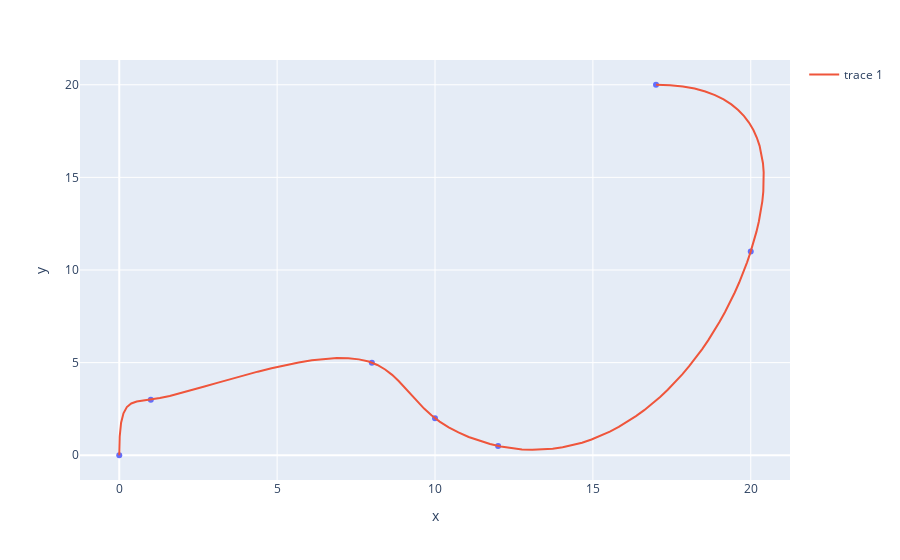

Notebook code cell kept with this figure:
### Markdown cell above
## Cubic Spline Interpolation with derivatives

### Code cell
from cadcore.fitting import interpolate_cubic_spline_curve_w_derivative
from geomdl import fitting
import numpy as np
import plotly.express as px

points = [(0,0), (1,3), (8,5), (10,2), (12,0.5), (20,11), (17,20)]
p = np.array(points)

derivatives = [(0,22), (-12, 0)]

# curve = fitting.interpolate_curve(points, degree=3)
curve = interpolate_cubic_spline_curve_w_derivative(points, derivatives)
curvepts = np.array(curve.evalpts)

fig = px.scatter(x=p[:,0], y=p[:,1])
fig.add_scatter(x=curvepts[:,0], y=curvepts[:,1], mode="lines")

### Figure 1 — Plotly figure (JSON) as saved in the notebook; plotly's stock layout.template omitted (floating-point values rounded to 4 significant figures)
{"data": [{"hovertemplate": "x=%{x}<br>y=%{y}<extra></extra>", "legendgroup": "", "marker": {"color": "#636efa", "symbol": "circle"}, "mode": "markers", "name": "", "orientation": "v", "showlegend": false, "type": "scatter", "x": [0, 1, 8, 10, 12, 20, 17], "xaxis": "x", "y": [0, 3, 5, 2, 0.5, 11, 20], "yaxis": "y"}, {"mode": "lines", "type": "scatter", "x": [0, 0.01449, 0.05867, 0.1336, 0.2402, 0.3797, 0.553, 0.7613, 1.005, 1.286, 1.599, 1.941, 2.309, 2.697, 3.103, 3.523, 3.952, 4.386, 4.822, 5.256, 5.683, 6.101, 6.504, 6.89, 7.254, 7.592, 7.9, 8.175, 8.42, 8.642, 8.848, 9.045, 9.241, 9.441, 9.655, 9.888, 10.15, 10.43, 10.74, 11.07, 11.4, 11.74, 12.08, 12.42, 12.75, 13.08, 13.41, 13.73, 14.04, 14.35, 14.66, 14.96, 15.25, 15.54, 15.82, 16.09, 16.36, 16.63, 16.88, 17.13, 17.37, 17.61, 17.83, 18.05, 18.26, 18.46, 18.66, 18.84, 19.02, 19.19, 19.34, 19.49, 19.63, 19.76, 19.88, 19.99, 20.09, 20.18, 20.26, 20.32, 20.37, 20.4, 20.41, 20.41, 20.39, 20.34, 20.28, 20.19, 20.08, 19.95, 19.79, 19.6, 19.39, 19.14, 18.87, 18.56, 18.22, 17.85, 17.44, 17], "y": [0, 1.012, 1.753, 2.267, 2.599, 2.794, 2.896, 2.95, 3.001, 3.085, 3.203, 3.35, 3.52, 3.708, 3.906, 4.111, 4.315, 4.512, 4.698, 4.866, 5.011, 5.126, 5.206, 5.245, 5.237, 5.176, 5.056, 4.874, 4.631, 4.34, 4.01, 3.653, 3.278, 2.896, 2.518, 2.155, 1.816, 1.507, 1.231, 0.987, 0.7781, 0.6055, 0.4704, 0.3736, 0.314, 0.2907, 0.3025, 0.3483, 0.427, 0.5376, 0.6788, 0.8496, 1.049, 1.276, 1.529, 1.807, 2.109, 2.435, 2.782, 3.15, 3.537, 3.944, 4.367, 4.808, 5.263, 5.733, 6.215, 6.71, 7.215, 7.731, 8.254, 8.786, 9.324, 9.867, 10.41, 10.97, 11.52, 12.07, 12.62, 13.17, 13.71, 14.24, 14.76, 15.27, 15.76, 16.24, 16.7, 17.14, 17.55, 17.94, 18.31, 18.64, 18.94, 19.21, 19.44, 19.64, 19.79, 19.91, 19.98, 20]}], "layout": {"legend": {"tracegroupgap": 0}, "margin": {"t": 60}, "xaxis": {"anchor": "y", "domain": [0, 1], "title": {"text": "x"}}, "yaxis": {"anchor": "x", "domain": [0, 1], "title": {"text": "y"}}}}
